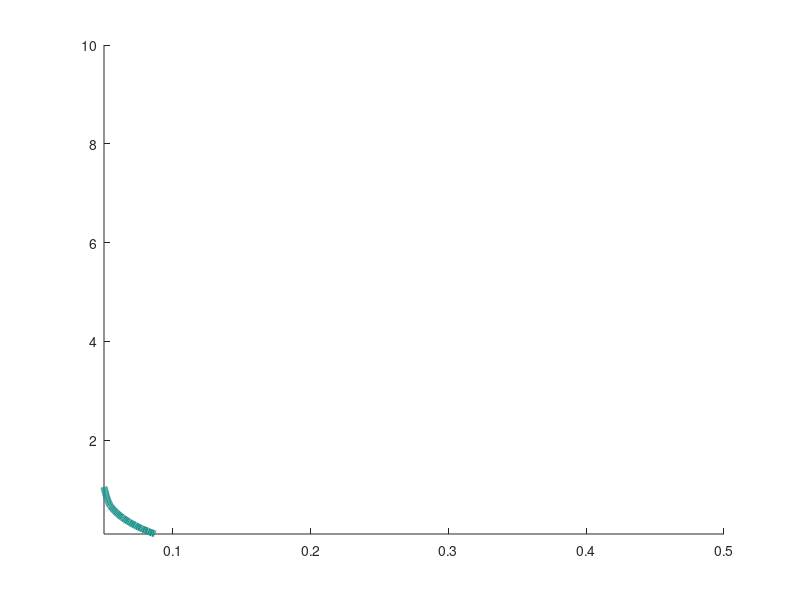

Here is the MATLAB script that generated this plot: (Note: this script raises an error after producing the figure.)

% Generates figure 2d,e

close all;
clear all;


%% define colors here

C1 = [252,251,253;242,240,247;239,237,245;218,218,235;203,201,226;188,189,220;158,154,200;128,125,186;117,107,177;106,81,163;84,39,143;74,20,134;63,0,125];
C1 = C1/255;

Rd = [255,255,204;255,255,178;255,237,160;254,217,118;254,204,92;254,178,76;253,141,60;252,78,42;240,59,32;227,26,28;189,0,38;177,0,38;128,0,38];
Rd = Rd/255;

Bl = [247,251,255;239,243,255;222,235,247;198,219,239;189,215,231;158,202,225;107,174,214;66,146,198;49,130,189;33,113,181;8,81,156;8,69,148;8,48,107];
Bl = Bl/255;

Gr = [247,252,245;237,248,233;229,245,224;199,233,192;186,228,179;161,217,155;116,196,118;65,171,93;49,163,84;35,139,69;0,109,44;0,90,50;0,68,27];
Gr = Gr/255;

%% Dw = 0

load('DwZero/data/2ptheta005.mat','D','list_beta','list_v1')
figure; hold on;
lev = [10 101];
[B1,hfigc] = contour(list_v1,list_beta,D,lev);
set(hfigc,'LineWidth',5.0,'Color',C1(4,:));

load('DwZero/data/2ptheta01.mat','D','list_beta','list_v1')
[B1,hfigc] = contour(list_v1,list_beta,D,lev);
set(hfigc,'LineWidth',5.0,'Color',C1(4,:));

load('DwZero/data/2ptheta015.mat','D','list_beta','list_v1')
[B1,hfigc] = contour(list_v1,list_beta,D,lev);
set(hfigc,'LineWidth',5.0,'Color',C1(4,:));

%% Intermediate Dw values here -- Dw = 1

load('DwOne/Dw1_2ptheta005.mat','D','list_beta','list_v1')
[B1,hfigc] = contour(list_v1,list_beta,D,lev);
set(hfigc,'LineWidth',5.0,'Color',C1(7,:));
% clabel(B1,hfigc,'FontSize',20);

load('DwOne/Dw1_2ptheta01.mat','D','list_beta','list_v1')
[B1,hfigc] = contour(list_v1,list_beta,D,lev);
set(hfigc,'LineWidth',5.0,'Color',C1(7,:));
% clabel(B1,hfigc,'FontSize',20);

load('DwOne/Dw1_2ptheta015.mat','D','list_beta','list_v1')
[B1,hfigc] = contour(list_v1,list_beta,D,lev);
set(hfigc,'LineWidth',5.0,'Color',C1(7,:));
% clabel(B1,hfigc,'FontSize',20);

%% Dw Infinity

load('DwInfinite/data/DInf2ptheta005.mat','D','list_beta','list_v1')
% lev = [ 50 101];
[B1,hfigc] = contour(list_v1,list_beta,D,lev);
set(hfigc,'LineWidth',5.0,'Color',C1(10,:));

load('DwInfinite/data/DInf2ptheta01.mat','D','list_beta','list_v1')
[B1,hfigc] = contour(list_v1,list_beta,D,lev);
set(hfigc,'LineWidth',5.0,'Color',C1(10,:));

load('DwInfinite/data/DInf2ptheta015.mat','D','list_beta','list_v1')
[B1,hfigc] = contour(list_v1,list_beta,D,lev);
set(hfigc,'LineWidth',5.0,'Color',C1(10,:));
set(gca,'fontsize',30); ylim([0 5]);
xlabel('$v_1(0)$','fontsize',25,'interpreter','latex');
ylabel('$\beta$','fontsize',25,'interpreter','latex');
ax1 = gca;  % Store handle to axes 1.
% Create smaller axes in top right, and plot on it
% Store handle to axes 2 in ax2.
ax2 = axes('Position',[.7 .7 .2 .2]);
box on;
load('DwZero/data/2ptheta01.mat','D','list_beta','list_v1')
colormap(hot);
pcolor(list_v1,list_beta,D); shading flat;
h=colorbar;
set(get(h,'title'),'string','$D_v$','interpreter','latex');

%% T2R90 figure

load('DwZero/data/T2R90_2ptheta005.mat','time','list_beta','list_v1')
figure; hold on;
lev = [0 1];
[B1,hfigc] = contour(list_v1,list_beta,log10(time),lev);
set(hfigc,'LineWidth',5.0,'Color',Rd(4,:));

load('DwZero/data/T2R90_2ptheta01.mat','time','list_beta','list_v1')
[B1,hfigc] = contour(list_v1,list_beta,log10(time),lev);
set(hfigc,'LineWidth',5.0,'Color',Bl(4,:));

load('DwZero/data/T2R90_2ptheta015.mat','time','list_beta','list_v1')
[B1,hfigc] = contour(list_v1,list_beta,log10(time),lev);
set(hfigc,'LineWidth',5.0,'Color',Gr(4,:));

%% Intermediate Dw values here -- Dw = 1

load('DwOne/T2R90Dw1_2ptheta005.mat','time','list_beta','list_v1')
[B1,hfigc] = contour(list_v1,list_beta,log10(time),lev);
set(hfigc,'LineWidth',5.0,'Color', Rd(7,:));
% clabel(B1,hfigc,'FontSize',20);

load('DwOne/T2R90Dw1_2ptheta01.mat','time','list_beta','list_v1')
[B1,hfigc] = contour(list_v1,list_beta,log10(time),lev);
set(hfigc,'LineWidth',5.0,'Color',Bl(7,:));
% clabel(B1,hfigc,'FontSize',20);

load('DwOne/T2R90Dw1_2ptheta015.mat','time','list_beta','list_v1')
[B1,hfigc] = contour(list_v1,list_beta,log10(time),lev);
set(hfigc,'LineWidth',5.0,'Color',Gr(7,:));
% clabel(B1,hfigc,'FontSize',20);

%%  Dw = infinity

load('DwInfinite/data/T2R90DwInf_2ptheta005.mat','time','list_beta','list_v1')
[B1,hfigc] = contour(list_v1,list_beta,log10(time),lev);
set(hfigc,'LineWidth',5.0,'Color', Rd(10,:));

load('DwInfinite/data/T2R90DwInf_2ptheta01.mat','time','list_beta','list_v1')
[B1,hfigc] = contour(list_v1,list_beta,log10(time),lev);
set(hfigc,'LineWidth',5.0,'Color', Bl(10,:));

load('DwInfinite/data/T2R90DwInf_2ptheta015.mat','time','list_beta','list_v1')
[B1,hfigc] = contour(list_v1,list_beta,log10(time),lev);
set(hfigc,'LineWidth',5.0,'Color', Gr(10,:));
set(gca,'fontsize',30); ylim([0 5]);
xlabel('$v_1(0)$','fontsize',25,'interpreter','latex');
ylabel('$\beta$','fontsize',25,'interpreter','latex');
ax1 = gca;  % Store handle to axes 1.
% Create smaller axes in top right, and plot on it
% Store handle to axes 2 in ax2.
ax2 = axes('Position',[.7 .7 .2 .2])
box on;
load('DwZero/data/T2R90_2ptheta01.mat','time','list_beta','list_v1')
colormap(hot);
pcolor(list_v1,list_beta,log10(time)); shading flat;
h=colorbar;
set(get(h,'title'),'string','$\log_{10}(T_{90})$','interpreter','latex');
